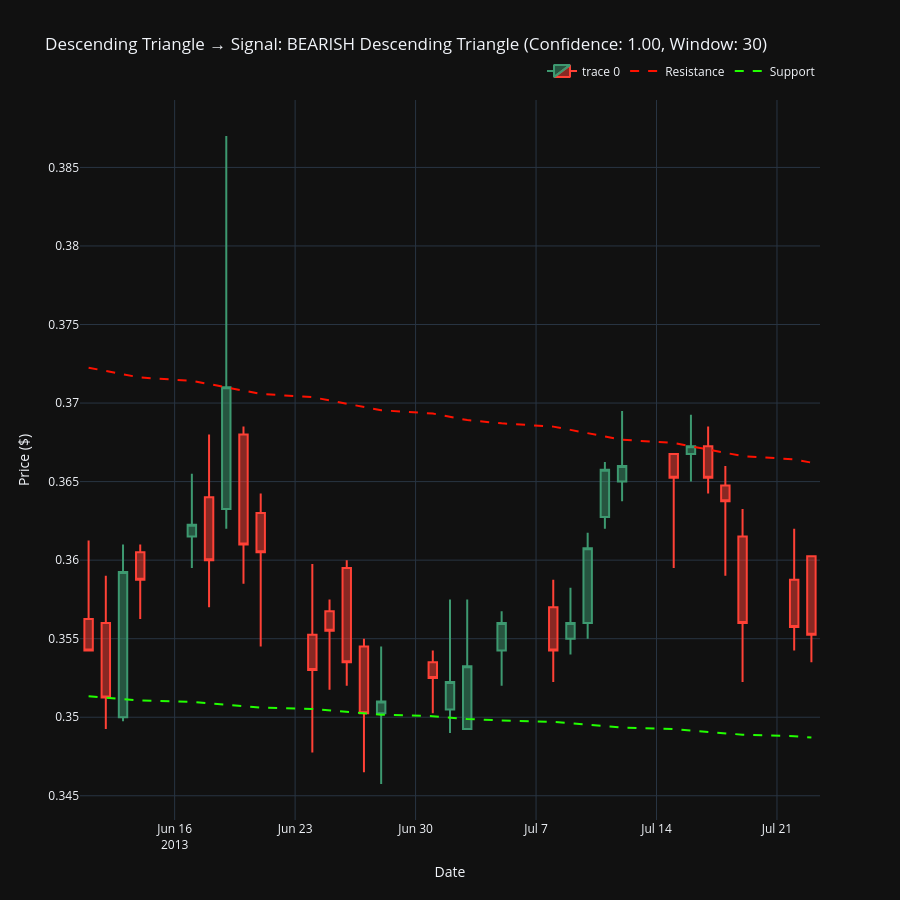
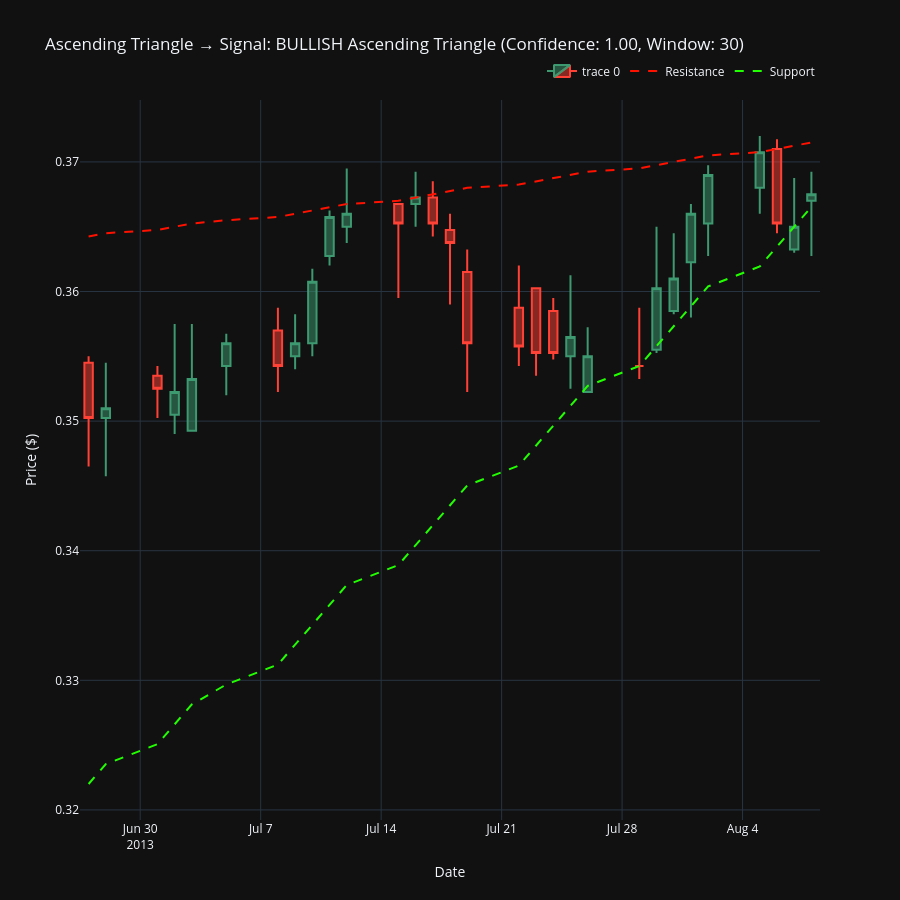
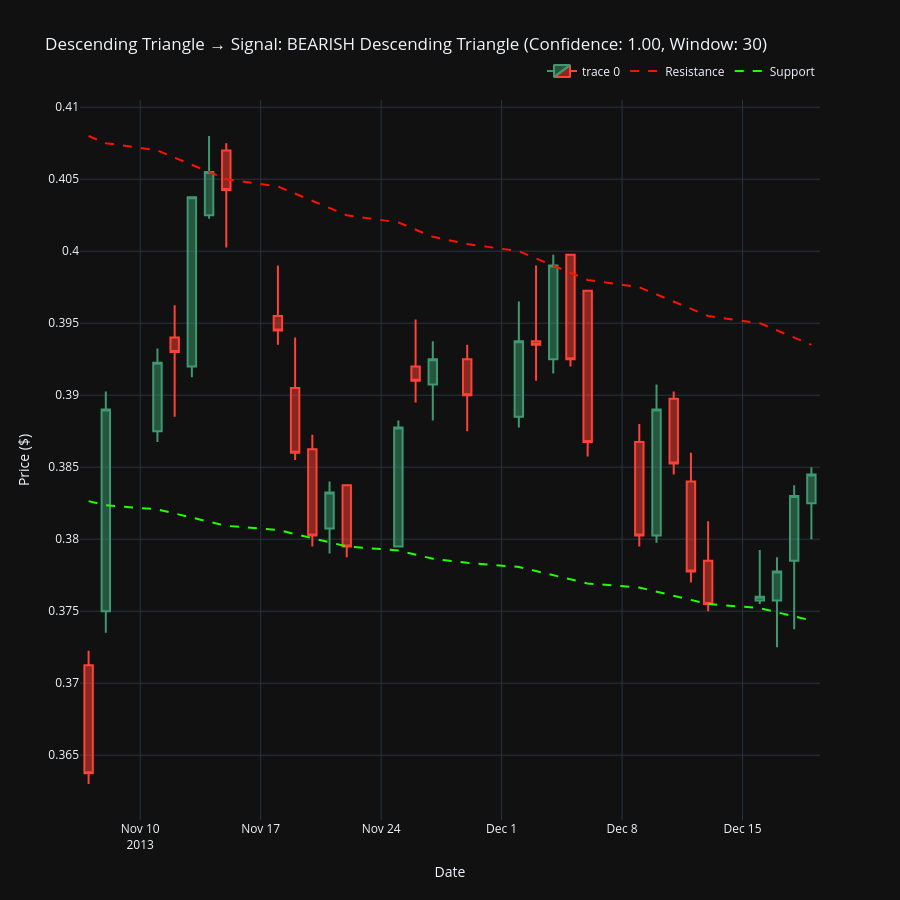
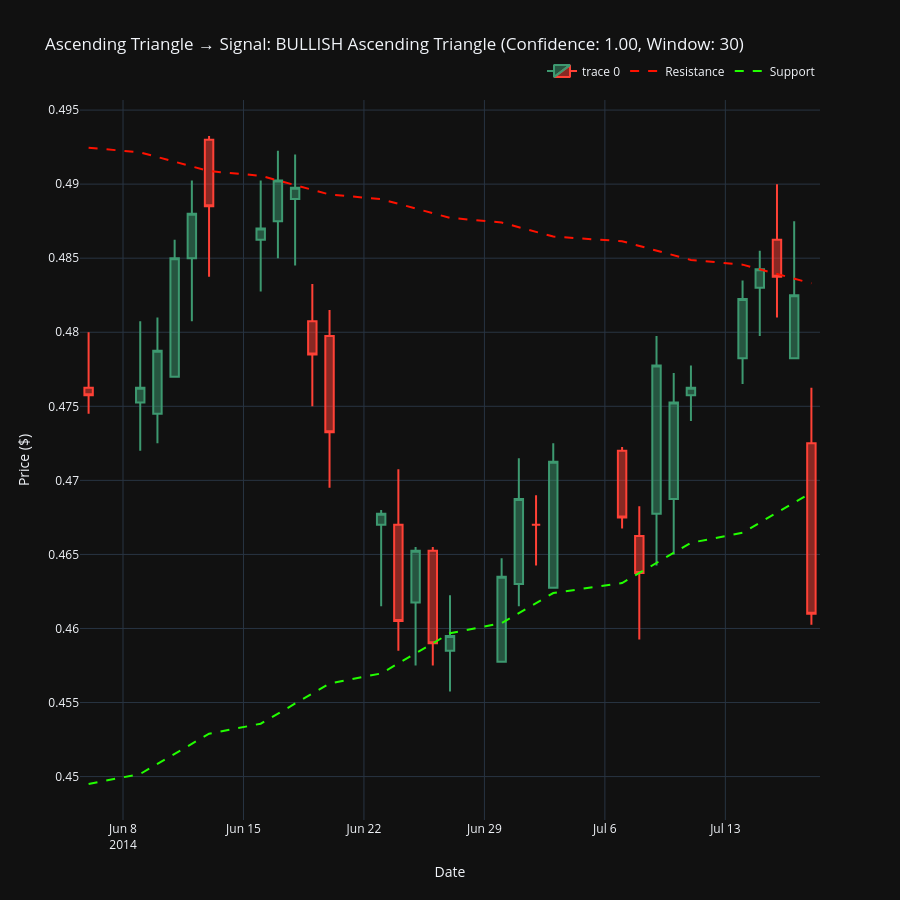

Notebook source saved alongside these figures, in order:
### Markdown cell above
# Plot Triangle Patterns

### Code cell
# --- Plot top patterns ---
for i, t in enumerate(unique_triangles[:6]):

    seg = df.iloc[t['start_idx']:t['end_idx']]
    close_vals = df['Close'].values.flatten()

    # Plot candlestick chart
    fig = go.Figure(data=[go.Candlestick(x=seg.index,
                open=seg['Open'],
                high=seg['High'],
                low=seg['Low'],
                close=seg['Close'])])

    # Plot triangle resistance line 
    max_idx = t['local_max_idx']
    max_idx = max_idx[max_idx < len(close_vals)]
    coeffs_u = np.polyfit(max_idx - t['start_idx'], close_vals[max_idx], 1)
    # Plot triangle support line
    min_idx = t['local_min_idx']
    min_idx = min_idx[min_idx < len(close_vals)]
    coeffs_l = np.polyfit(min_idx - t['start_idx'], close_vals[min_idx], 1)

    # Plot support/resistance trendlines
    x_range = np.arange(0, t['end_idx'] - t['start_idx'])

    fig.add_scatter(x=seg.index, y=np.polyval(coeffs_u, x_range[:len(seg)]), mode="lines",
                    line=dict(color="#ff1100", width=2, dash='dash'),
                    name="Resistance")
    fig.add_scatter(x=seg.index, y=np.polyval(coeffs_l, x_range[:len(seg)]), mode="lines",
                    line=dict(color="#22ff00", width=2, dash='dash'),
                    name="Support")

    signal = "BULLISH" if "Ascending" in t['type'] else "BEARISH" if "Descending" in t['type'] else "NEUTRAL"
    # print(f"      Signal: {signal}\n")
    title = f"{t['type']} → Signal: {signal} {t['type']} (Confidence: {t['confidence']:.2f}, Window: {t['window']})"

    # ── Layout ───────────────────────────────────────────────────────────────
    fig.update_layout(
        template='plotly_dark',
        height=900,
        xaxis_rangeslider_visible=False,
        legend=dict(orientation='h', yanchor='bottom', y=1.02, xanchor='right', x=1),
        title_text=f'{title}'
    )
    fig.update_xaxes(title_text='Date')
    fig.update_yaxes(title_text='Price ($)')
    fig.show()

if not unique_triangles:
    print("No triangle patterns detected. Try lowering min_r_squared or adjusting slope thresholds.")
